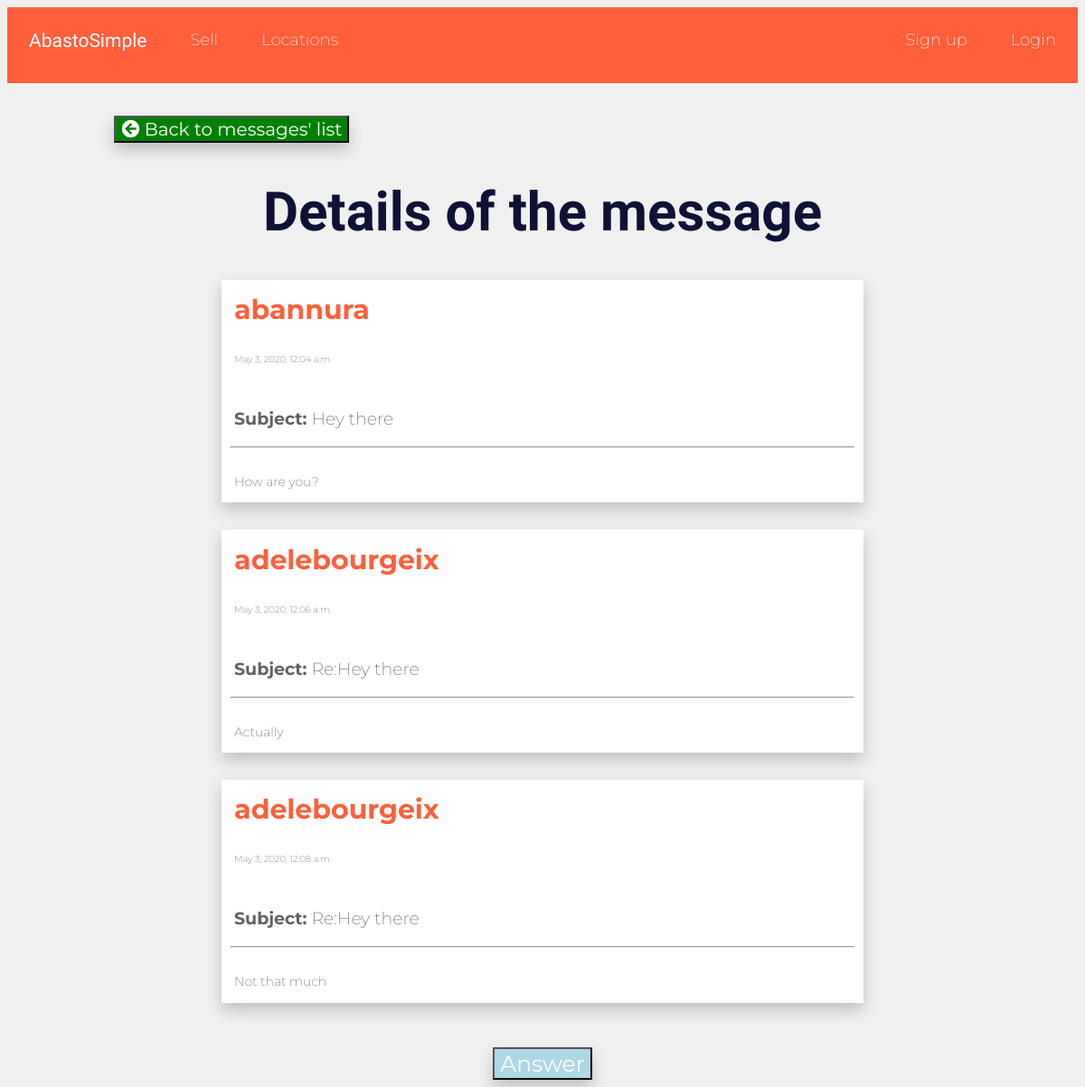
The app's page /myMessages/none/, older data.
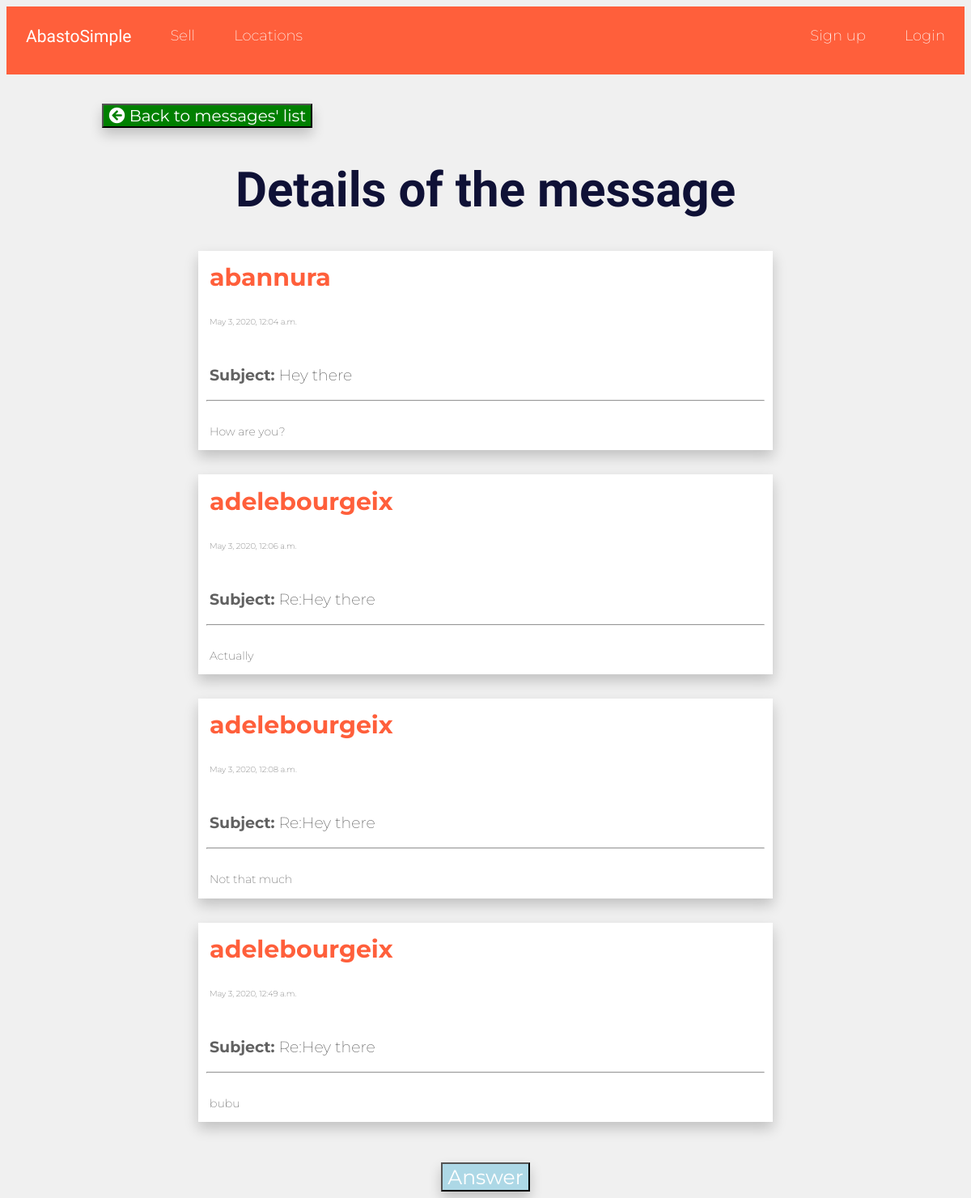
The same page, newer data.
### myMessages/models.py (models this page shows)
class myMessage(models.Model):
    id = models.AutoField(primary_key=True)
    conv_id=models.IntegerField(null=True)
    head=models.CharField(max_length=50)
    content=models.CharField(max_length=1000,default="This message is empty")
    author=models.ForeignKey(User, related_name="from+")
    recipient=models.ForeignKey(User, related_name="to+")
    date=models.DateTimeField(auto_now_add=True)
    slug=models.CharField(max_length=50,default="my-slug")
    def __str__(self):
        return self.head+" from "+ str(self.author)+" to "+str(self.recipient)

### myMessages/views.py (the view, shortened to what this page needs)
# urls.py: url(r'^(?P<slug>[\w-]+)/$',views.message_details_view, name="message_details"),
def message_details_view(request,slug):
    message=myMessage.objects.get(slug=slug)
    conv_id=message.conv_id
    messages=myMessage.objects.filter(conv_id=conv_id)
    print(messages)
    return render(request, "myMessages/message_detail.html", {'message':message, 'messages':messages})

### templates/myMessages/message_detail.html (shortened to what this page needs)
{% extends 'base_layout.html'%}
{% block content %}
{% load static from staticfiles %}
      <button id="details" style="float:left; margin-left: 10%; box-shadow: 0px 8px 16px 0px rgba(0,0,0,0.2); font-family: 'Montserrat', sans-serif;font-size: 20px;background-color: green; color:white;">
      <a style="text-decoration:none; color:white;" href="/myMessages/messages-list/received"><i class="fas fa-arrow-circle-left"></i> Back to messages' list</a></button><br />
      <h1>Details of the message</h1>
      <div id="actual_message" style=" box-shadow: 0px 8px 16px 0px rgba(0,0,0,0.2); background-color: white; margin-left:20%; margin-right:20%;  border:2px; margin-bottom: 1%;" >
          <p style=" color: #ff5f3b; padding-top: 2%;text-align:left; font-size:30px; padding-left: 2%"><b>{{message.author}}</b></p>
          <p style=" text-align:left; padding-left: 2%; font-size: 10px;">{{message.date}}</p><br />
          <p style="text-align:left; padding-left: 2%; font-size: 19px;"><b>Subject:</b> {{message.head}}</p>
          <hr style="margin-left:10px; margin-right: 10px; margin-top: 2%;">
          <p style="text-align:left; padding-left: 2%; font-size:14px; padding-top: 2%; padding-bottom: 2%;">
            {{message.content}}
          </p>
      </div>
      {% for mess in messages %}
      {% if mess.id != message.id %}
      <div id="actual_message" style=" box-shadow: 0px 8px 16px 0px rgba(0,0,0,0.2); background-color: white; margin-left:20%; margin-right:20%;  border:2px; margin-bottom: 1%;" >
          <p style=" color: #ff5f3b; padding-top: 2%;text-align:left; font-size:30px; padding-left: 2%"><b>{{mess.author}}</b></p>
          <p style=" text-align:left; padding-left: 2%; font-size: 10px;">{{mess.date}}</p><br />
          <p style="text-align:left; padding-left: 2%; font-size: 19px;"><b>Subject:</b> {{mess.head}}</p>
          <hr style="margin-left:10px; margin-right: 10px; margin-top: 2%;">
          <p style="text-align:left; padding-left: 2%; font-size:14px; padding-top: 2%; padding-bottom: 2%;">
            {{mess.content}}
          </p>
      </div>
      {% endif %}
      {% endfor %}
      <button id="send" onclick="send('{{message.head}}')" style="font-size: 25px; margin-top: 3%; box-shadow: 0px 8px 16px 0px rgba(0,0,0,0.2); background-color:lightblue; font-family: 'Montserrat', sans-serif;color:white;">Answer</button>
{% endblock %}

Row changes from the older to the newer data that the page shows:
added myMessage: author "adelebourgeix", date "May 3, 2020, 12:49 a.m.", head "Re:Hey there", content "bubu"
